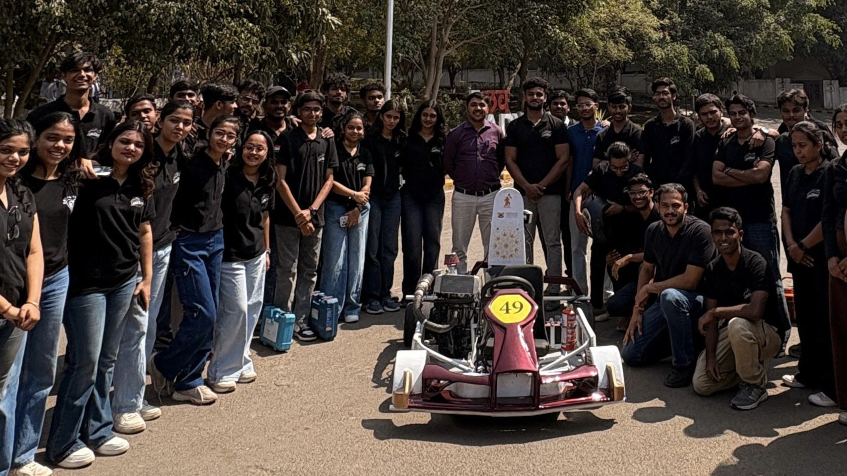
#> input picture assets/image_1.png, 1693 x 952 px (shown at 1/2 size); the run also reads 1 picture not shown here
$ python generate_responsive_images.py
#> lines starting #> are read from the running program, lines starting #| are printed output that depends on the picture
#!/usr/bin/env python3
"""
Generate responsive image sizes for srcset
Creates multiple sizes: 400w, 800w, 1200w for each image
Usage: python3 generate_responsive_images.py
"""

import os
from PIL import Image

ASSETS_DIR = "assets"
SIZES = [400, 800, 1200]  # Widths to generate
QUALITY = 75

# Images that need responsive sizes
IMAGES = [
    "image_1.png",   # Hero - needs all sizes
    "image_2.png",   # Hero - needs all sizes
    "image_3.png",   # Hero - needs all sizes
    "image_5.png",   # Showcase
    "image_6.png",   # Showcase
    "image_7.png",   # Showcase
    "image_8.png",   # Showcase
    "image_9.png",   # Team
    "image_10.png",  # Team
    "image_11.png",  # Team
    "image_12.png",  # Gallery
    "image_13.png",  # Gallery
    "image_14.png",  # Gallery
    "image_15.png",  # Team
    "image_16.png",  # Team
    "image_17.png",  # Team
]

def generate_responsive_sizes(image_path):
    """Generate multiple sizes for an image"""
#> called with image_path = 'image_1.png'
    try:
        img = Image.open(image_path)
#> img is the input picture: PIL image 1693x952 RGB; mean R, G, B 67.4, 59.2, 54.3
        original_width, original_height = img.size
#> original_width = 1693; original_height = 952
        base_name = os.path.splitext(image_path)[0]

        print(f"\nProcessing: {image_path} ({original_width}x{original_height})")
#| Processing: image_1.png (1693x952)

        # Convert to RGB if necessary
        if img.mode in ('RGBA', 'LA', 'P'):
            background = Image.new('RGB', img.size, (255, 255, 255))
            if img.mode == 'P':
                img = img.convert('RGBA')
            if img.mode in ('RGBA', 'LA'):
                background.paste(img, mask=img.split()[-1])
                img = background
        elif img.mode != 'RGB':
            img = img.convert('RGB')

        generated_files = []

        for width in SIZES:
            # Skip if target width is larger than original
            if width >= original_width:
                # Just save optimized original size
                output_path = f"{base_name}.webp"
                if not os.path.exists(output_path):
                    img.save(output_path, 'WEBP', quality=QUALITY, method=6)
                    size_kb = os.path.getsize(output_path) / 1024
                    print(f"  ✓ {base_name}.webp ({original_width}w) - {size_kb:.1f}KB")
                    generated_files.append((output_path, original_width))
                continue

            # Calculate new height maintaining aspect ratio
            ratio = width / original_width
            new_height = int(original_height * ratio)

            # Resize image
            resized = img.resize((width, new_height), Image.LANCZOS)

            # Save with size suffix
            output_path = f"{base_name}_{width}.webp"
            resized.save(output_path, 'WEBP', quality=QUALITY, method=6)

            size_kb = os.path.getsize(output_path) / 1024
            print(f"  ✓ {base_name}_{width}.webp ({width}w) - {size_kb:.1f}KB")
            generated_files.append((output_path, width))

            # Also save original size as base WebP
            base_webp = f"{base_name}.webp"
            if not os.path.exists(base_webp):
                # Scale down original to max 1200px if it's too large
                if original_width > 1200:
                    ratio = 1200 / original_width
                    new_h = int(original_height * ratio)
                    orig_resized = img.resize((1200, new_h), Image.LANCZOS)
                    orig_resized.save(base_webp, 'WEBP', quality=QUALITY, method=6)
                else:
                    img.save(base_webp, 'WEBP', quality=QUALITY, method=6)
                base_size = os.path.getsize(base_webp) / 1024
                print(f"  ✓ {base_name}.webp (base) - {base_size:.1f}KB")
#> this loop made 3 passes
#> pass 1, in generate_responsive_sizes, `resized = img.resize((width, new_height), Image.LANCZOS)`:
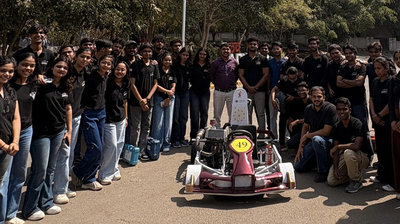
#> resized: PIL image 400x224 RGB; mean R, G, B 67.5, 59.2, 54.4
#> pass 2, in generate_responsive_sizes, `resized = img.resize((width, new_height), Image.LANCZOS)`:
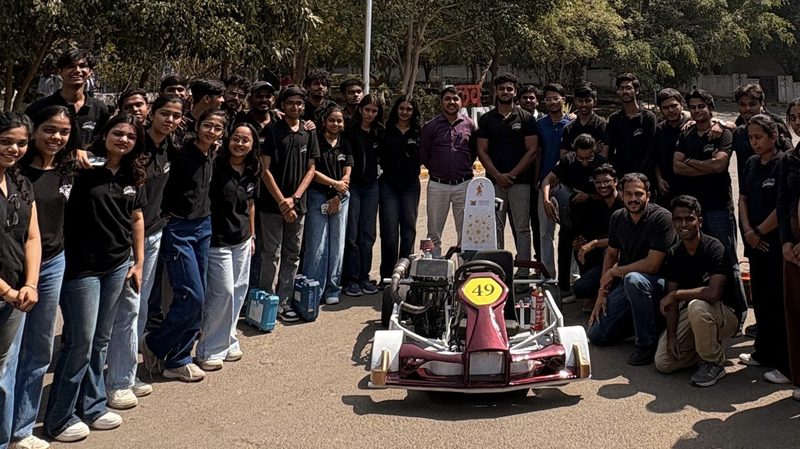
#> resized: PIL image 800x449 RGB; mean R, G, B 67.4, 59.2, 54.4
#> pass 3, in generate_responsive_sizes, `resized = img.resize((width, new_height), Image.LANCZOS)`:
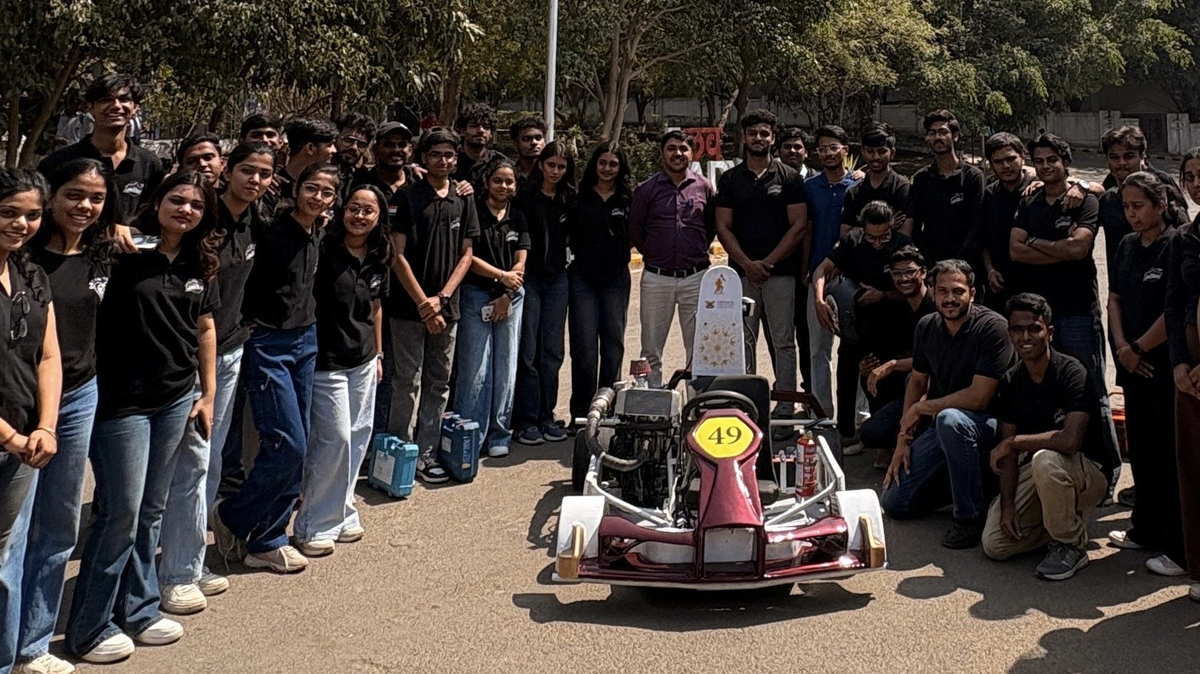
#> resized: PIL image 1200x674 RGB; mean R, G, B 67.4, 59.2, 54.4
#> after the loop, generated_files = [('image_1_400.webp', 400), ('image_1_800.webp', 800), ('image_1_1200.webp', 1200)]

        return generated_files

    except Exception as e:
        print(f"  ✗ Failed: {e}")
        return []

def generate_html_srcset(base_name, widths):
    """Generate srcset attribute for HTML"""
    srcset_parts = [f"assets/{base_name}_{w}.webp {w}w" for w in widths if os.path.exists(f"assets/{base_name}_{w}.webp")]
    if os.path.exists(f"assets/{base_name}.webp"):
        # Get actual width of base image
        with Image.open(f"assets/{base_name}.webp") as img:
            base_width = img.size[0]
            srcset_parts.append(f"assets/{base_name}.webp {base_width}w")

    return ", ".join(srcset_parts)

def main():
    print("="*70)
    print("Generating Responsive Image Sizes")
    print("="*70)

    os.chdir(ASSETS_DIR)

    all_files = []
    total_original = 0
    total_generated = 0

    for image in IMAGES:
        if os.path.exists(image):
            original_size = os.path.getsize(image)
            total_original += original_size

            files = generate_responsive_sizes(image)
#> files has the same summary as generated_files in generate_responsive_sizes
            all_files.extend(files)

            for f, _ in files:
                total_generated += os.path.getsize(f)
#> this loop made 3 passes
#> (f, total_generated) on passes 1 to 3: ('image_1_400.webp', 22162), ('image_1_800.webp', 94464), ('image_1_1200.webp', 226300)
#> after the loop, total_generated = 226300
        else:
            print(f"\n⚠ Not found: {image}")
#> pass 2 of the loop in main, `for image in IMAGES:`:
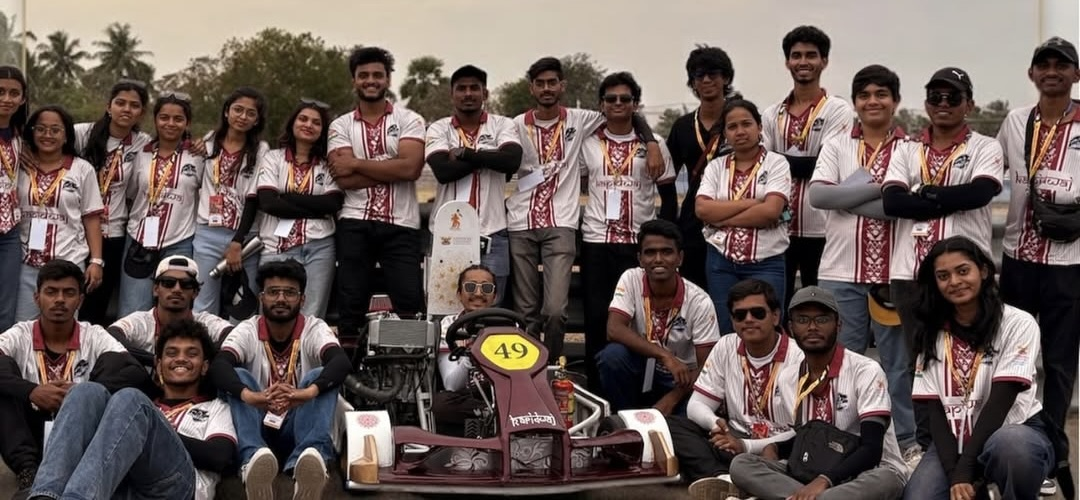
#> input picture assets/image_2.png, 1080 x 500 px
#> in generate_responsive_sizes, img is the input picture: PIL image 1080x500 RGB; mean R, G, B 105.6, 91.5, 87.6
#| Processing: image_2.png (1080x500)
#> the loop in generate_responsive_sizes (call 2), `for width in SIZES:` made 3 passes
#> pass 1, in generate_responsive_sizes (call 2), `resized = img.resize((width, new_height), Image.LANCZOS)`:
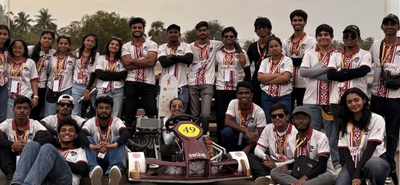
#> resized: PIL image 400x185 RGB; mean R, G, B 105.5, 91.5, 87.7
#> after the loop in generate_responsive_sizes (call 2), `for width in SIZES:`: generated_files = [('image_2_400.webp', 400), ('image_2_800.webp', 800)]
#> files has the same summary as generated_files in generate_responsive_sizes
#> the loop in main, `for f, _ in files:` made 2 passes
#> (f, total_generated) on passes 1 to 2: ('image_2_400.webp', 245180), ('image_2_800.webp', 296968)
#> after the loop in main, `for f, _ in files:`: total_generated = 296968

    print("\n" + "="*70)
    print(f"Generated {len(all_files)} responsive images")

    if total_original > 0:
        # Calculate size of largest version only (not sum of all)
        largest_total = sum(os.path.getsize(f[0]) for f in all_files if "_1200" in f[0] or ("_" not in f[0] and "400" not in f[0] and "800" not in f[0]))
        print(f"\nSize comparison (largest version per image):")
        print(f"  Original PNG: {total_original/1024:.1f}KB")
        print(f"  WebP versions: {largest_total/1024:.1f}KB")
        print(f"  Reduction: {((total_original - largest_total)/total_original)*100:.1f}%")

    print("\n" + "="*70)
    print("\nExample srcset for hero image:")
    print(f'  srcset="{generate_html_srcset("image_1", SIZES)}"')
    print("\nExample sizes attribute:")
    print('  sizes="(max-width: 600px) 400px, (max-width: 1200px) 800px, 1200px"')
    print("="*70)

if __name__ == "__main__":
    main()
